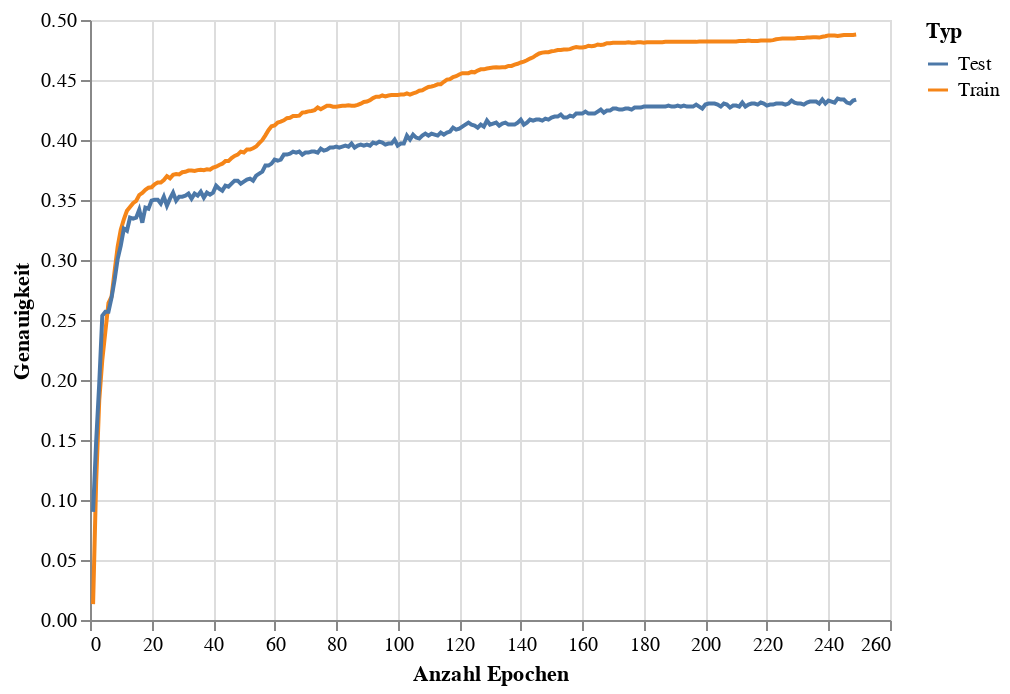

Notebook source saved alongside this figure:
### Code cell
train_eval_accuracy_chart = alt.Chart(accuracy_df).mark_line().encode(
    x = alt.X('Epoch',title='Anzahl Epochen'),
    y = alt.Y('Accuracy',title='Genauigkeit'),
    color = alt.Color('Type',title='Typ')
)
train_eval_accuracy_chart

### Figure 1 — Vega-Lite specification as saved in the notebook (floating-point values rounded to 4 significant figures; data arrays with more than 128 entries replaced by an {"elided": "..."} marker saying what was removed)
{"config": {"view": {"continuousWidth": 400, "continuousHeight": 300}}, "data": {"name": "data-b72cb93b3faad81bdb8f7c9a04516bd6"}, "mark": "line", "encoding": {"color": {"field": "Type", "title": "Typ", "type": "nominal"}, "x": {"field": "Epoch", "title": "Anzahl Epochen", "type": "quantitative"}, "y": {"field": "Accuracy", "title": "Genauigkeit", "type": "quantitative"}}, "$schema": "https://vega.github.io/schema/vega-lite/v4.17.0.json", "datasets": {"data-b72cb93b3faad81bdb8f7c9a04516bd6": {"elided": "498 records"}}}
